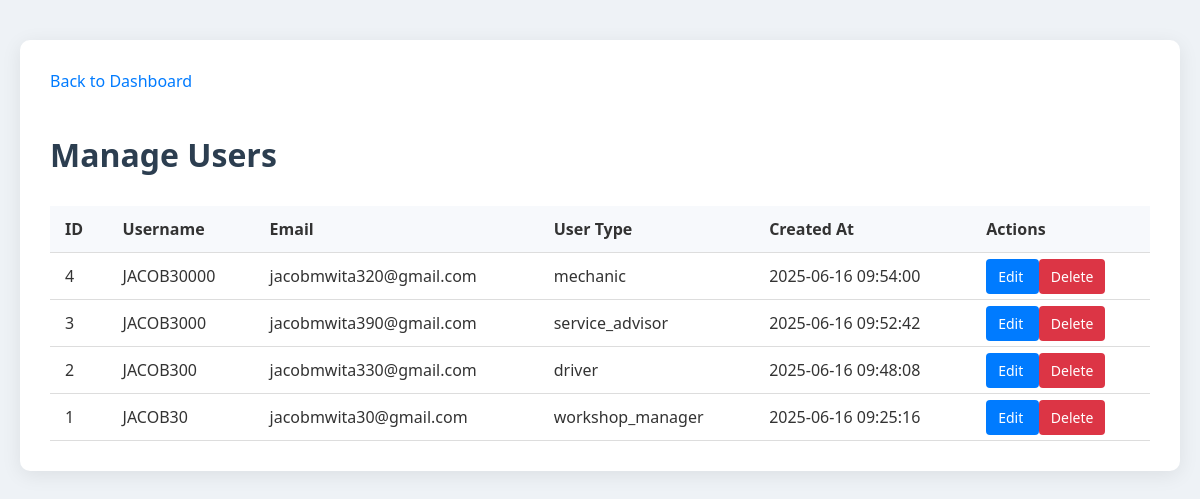
The page /dashboards/manage_users.php (signed in) on the database its author committed.
### tables this page shows
CREATE TABLE `users` (
  `user_id` int(11) NOT NULL,
  `username` varchar(255) NOT NULL,
  `password` varchar(255) NOT NULL,
  `full_name` varchar(255) NOT NULL,
  `email` varchar(255) NOT NULL,
  `user_type` varchar(50) NOT NULL,
  `phone_number` varchar(20) DEFAULT NULL,
  `id_number` varchar(50) NOT NULL,
  `department` varchar(100) DEFAULT NULL,
  `can_view_all_job_cards` tinyint(1) DEFAULT 0,
  `can_create_job_cards` tinyint(1) DEFAULT 0,
  `can_edit_job_cards` tinyint(1) DEFAULT 0,
  `can_request_services` tinyint(1) DEFAULT 0,
  `can_update_job_status` tinyint(1) DEFAULT 0,
  `can_request_parts` tinyint(1) DEFAULT 0,
  `can_manage_inventory` tinyint(1) DEFAULT 0,
  `can_generate_invoices` tinyint(1) DEFAULT 0,
  `can_view_reports` tinyint(1) DEFAULT 0,
  `can_manage_users` tinyint(1) DEFAULT 0,
  `is_active` tinyint(1) DEFAULT 1,
  `dashboard_access` varchar(100) DEFAULT NULL,
  `reset_token` varchar(255) DEFAULT NULL,
  `reset_token_expiry` datetime DEFAULT NULL,
  `created_at` timestamp NOT NULL DEFAULT current_timestamp(),
  `updated_at` timestamp NOT NULL DEFAULT current_timestamp() ON UPDATE current_timestamp()
);

### dashboards/manage_users.php (the view, shortened to what this page needs)
<?php
include '../db_connect.php';
$users = [];
$result = $conn->query("SELECT user_id, username, email, user_type, created_at FROM users ORDER BY created_at DESC");
if ($result) {
    $users = $result->fetch_all(MYSQLI_ASSOC);
}
?>
<!DOCTYPE html>
<html lang="en">
<head>
</head>
<body>
    <div class="container">
        <a href="<?php echo BASE_URL; ?>/dashboards/admin_dashboard.php" class="back-link">
            <i class="fas fa-arrow-left"></i> Back to Dashboard
        </a>
        <h1>Manage Users</h1>
        <table>
            <thead>
                <tr>
                    <th>ID</th>
                    <th>Username</th>
                    <th>Email</th>
                    <th>User Type</th>
                    <th>Created At</th>
                    <th>Actions</th>
                </tr>
            </thead>
            <tbody>
                <?php foreach ($users as $user): ?>
                <tr>
                    <td><?php echo htmlspecialchars($user['user_id']); ?></td>
                    <td><?php echo htmlspecialchars($user['username']); ?></td>
                    <td><?php echo htmlspecialchars($user['email']); ?></td>
                    <td><?php echo htmlspecialchars($user['user_type']); ?></td>
                    <td><?php echo htmlspecialchars($user['created_at']); ?></td>
                    <td>
                        <a href="edit_user.php?user_id=<?php echo $user['user_id']; ?>" class="btn btn-primary">
                            <i class="fas fa-edit"></i> Edit
                        </a>
                        <a href="?delete_user=<?php echo $user['user_id']; ?>" class="btn btn-danger" onclick="return confirm('Are you sure you want to delete this user?');">
                            <i class="fas fa-trash"></i> Delete
                        </a>
                    </td>
                </tr>
                <?php endforeach; ?>
            </tbody>
        </table>
    </div>
</body>
</html>

### dashboards/manage_users.php (style rules this page uses)
body { font-family: 'Segoe UI', Tahoma, Geneva, Verdana, sans-serif; background-color: #eef2f6; margin: 0; padding: 20px; color: #333; }
.container { max-width: 1200px; margin: 20px auto; background-color: #ffffff; padding: 30px; border-radius: 10px; box-shadow: 0 4px 20px rgba(0,0,0,0.08); }
h1 { color: #2c3e50; margin-bottom: 30px; }
table { width: 100%; border-collapse: collapse; margin-top: 20px; }
th, td { padding: 12px 15px; text-align: left; border-bottom: 1px solid #ddd; }
th { background-color: #f7f9fc; font-weight: 600; }
.btn { padding: 8px 12px; border-radius: 4px; text-decoration: none; font-size: 14px; }
.btn-danger { background-color: #dc3545; color: white; }
.btn-primary { background-color: #007bff; color: white; }
.back-link { display: inline-block; margin-bottom: 20px; color: #007bff; text-decoration: none; }

### rows shown on the page
users: user_id "4", username "JACOB30000", email "jacobmwita320@gmail.com", user_type "mechanic", created_at "2025-06-16 09:54:00"
users: user_id "3", username "JACOB3000", email "jacobmwita390@gmail.com", user_type "service_advisor", created_at "2025-06-16 09:52:42"
users: user_id "2", username "JACOB300", email "jacobmwita330@gmail.com", user_type "driver", created_at "2025-06-16 09:48:08"
users: user_id "1", username "JACOB30", email "jacobmwita30@gmail.com", user_type "workshop_manager", created_at "2025-06-16 09:25:16"
